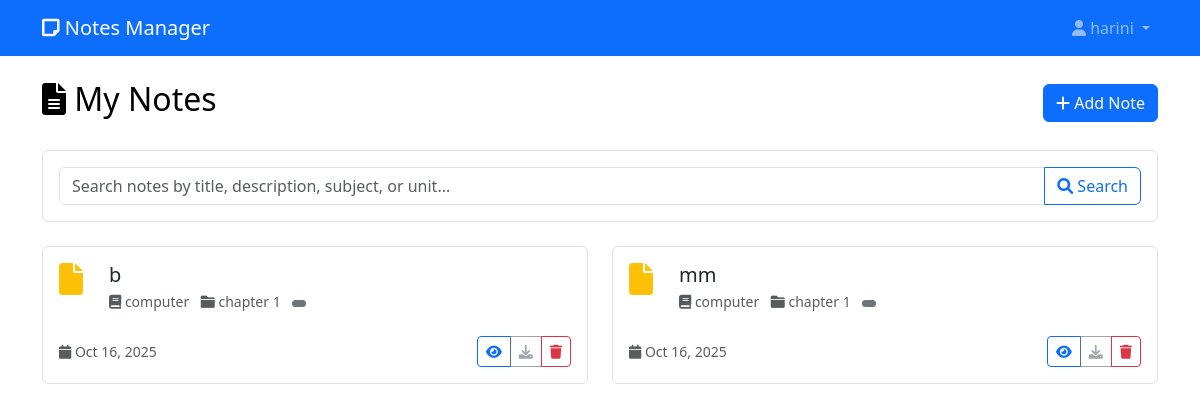
Page /notes (signed in) on the committed database.
### app.py (models this page shows)
class User(UserMixin, db.Model):
    id = db.Column(db.Integer, primary_key=True)
    username = db.Column(db.String(80), unique=True, nullable=False)
    email = db.Column(db.String(120), unique=True, nullable=False)
    password_hash = db.Column(db.String(120), nullable=False)
    created_at = db.Column(db.DateTime, default=datetime.utcnow)
    subjects = db.relationship('Subject', backref='user', lazy=True)
    notes = db.relationship('Note', backref='user', lazy=True)

class Note(db.Model):
    id = db.Column(db.Integer, primary_key=True)
    title = db.Column(db.String(200), nullable=False)
    description = db.Column(db.Text)
    filename = db.Column(db.String(255))
    file_path = db.Column(db.String(500))
    file_type = db.Column(db.String(50))
    created_at = db.Column(db.DateTime, default=datetime.utcnow)
    user_id = db.Column(db.Integer, db.ForeignKey('user.id'), nullable=False)
    subject_id = db.Column(db.Integer, db.ForeignKey('subject.id'), nullable=False)
    unit_id = db.Column(db.Integer, db.ForeignKey('unit.id'), nullable=False)

class Subject(db.Model):
    id = db.Column(db.Integer, primary_key=True)
    name = db.Column(db.String(100), nullable=False)
    description = db.Column(db.Text)
    created_at = db.Column(db.DateTime, default=datetime.utcnow)
    user_id = db.Column(db.Integer, db.ForeignKey('user.id'), nullable=False)
    units = db.relationship('Unit', backref='subject', lazy=True)
    notes = db.relationship('Note', backref='subject', lazy=True)  # Added this relationship

class Unit(db.Model):
    id = db.Column(db.Integer, primary_key=True)
    name = db.Column(db.String(100), nullable=False)
    description = db.Column(db.Text)
    created_at = db.Column(db.DateTime, default=datetime.utcnow)
    subject_id = db.Column(db.Integer, db.ForeignKey('subject.id'), nullable=False)
    notes = db.relationship('Note', backref='unit', lazy=True)

### app.py (the view)
@app.route('/notes')
@login_required
def notes():
    notes = Note.query.filter_by(user_id=current_user.id)\
        .join(Subject, Note.subject_id == Subject.id)\
        .join(Unit, Note.unit_id == Unit.id)\
        .order_by(Note.created_at.desc())\
        .all()
    subjects = Subject.query.filter_by(user_id=current_user.id).all()
    return render_template('notes.html', notes=notes, subjects=subjects)

### app.py (called while the page is built)
@login_manager.user_loader
def load_user(user_id):
    return User.query.get(int(user_id))

### templates/notes.html (shortened to what this page needs)
{% extends "base.html" %}
{% block content %}
<div class="d-flex justify-content-between align-items-center mb-4">
    <h2><i class="fas fa-file-alt"></i> My Notes</h2>
    <div>
        <a href="{{ url_for('add_note') }}" class="btn btn-primary">
            <i class="fas fa-plus"></i> Add Note
        </a>
    </div>
</div>
<div class="card mb-4">
    <div class="card-body">
        <form action="{{ url_for('search') }}" method="GET">
            <div class="input-group">
                <input type="text" class="form-control" name="q" placeholder="Search notes by title, description, subject, or unit..." value="{{ request.args.get('q', '') }}">
                <button class="btn btn-outline-primary" type="submit">
                    <i class="fas fa-search"></i> Search
                </button>
            </div>
        </form>
    </div>
</div>
{% if notes %}
<div class="row">
    {% for note in notes %}
    <div class="col-lg-6 mb-4">
        <div class="card note-card h-100">
            <div class="card-body">
                <div class="d-flex align-items-start mb-3">
                    {% if note.note_type == 'file' %}
                        <i class="fas fa-file-{{ 'pdf' if note.file_type == 'pdf' else 'word' if note.file_type in ['doc', 'docx'] else 'image' if note.file_type in ['jpg', 'png', 'jpeg', 'gif'] else 'alt' if note.file_type == 'txt' else 'file' }} text-primary file-icon fa-2x"></i>
                    {% elif note.note_type == 'text' %}
                        <i class="fas fa-edit text-success file-icon fa-2x"></i>
                    {% elif note.note_type == 'link' %}
                        <i class="fas fa-link text-info file-icon fa-2x"></i>
                    {% elif note.note_type == 'youtube' %}
                        <i class="fab fa-youtube text-danger file-icon fa-2x"></i>
                    {% else %}
                        <i class="fas fa-file text-warning file-icon fa-2x"></i>
                    {% endif %}
                    <div class="flex-grow-1 ms-3">
                        <h5 class="card-title mb-1">{{ note.title }}</h5>
                        <p class="card-text text-muted small mb-2">
                            <i class="fas fa-book"></i> {{ note.subject.name }}
                            <i class="fas fa-folder ms-2"></i> {{ note.unit.name }}
                            <span class="badge bg-secondary ms-2 text-capitalize">
                            </span>
                        </p>
                    </div>
                </div>
                <div class="d-flex justify-content-between align-items-center">
                    <small class="text-muted">
                        <i class="fas fa-calendar"></i> {{ note.created_at.strftime('%b %d, %Y') }}
                    </small>
                    <div class="btn-group">
                        <a href="{{ url_for('view_note', note_id=note.id) }}" class="btn btn-sm btn-outline-primary" title="View">
                            <i class="fas fa-eye"></i>
                        </a>
                        {% if note.note_type == 'file' %}
                        <a href="{{ url_for('download_note', note_id=note.id) }}" class="btn btn-sm btn-outline-success" title="Download">
                            <i class="fas fa-download"></i>
                        </a>
                        {% else %}
                        <button class="btn btn-sm btn-outline-secondary" title="Download not available" disabled>
                            <i class="fas fa-download"></i>
                        </button>
                        {% endif %}
                        <a href="{{ url_for('delete_note', note_id=note.id) }}"
                           class="btn btn-sm btn-outline-danger"
                           title="Delete"
                           onclick="return confirm('Are you sure you want to delete this note?')">
                            <i class="fas fa-trash"></i>
                        </a>
                    </div>
                </div>
            </div>
        </div>
    </div>
    {% endfor %}
</div>
{% endif %}
{% endblock %}

### templates/base.html (shortened to what this page needs)
<!DOCTYPE html>
<html lang="en" data-bs-theme="{{ theme }}">
<head>
    <link href="https://cdn.jsdelivr.net/npm/bootstrap@5.3.0/dist/css/bootstrap.min.css" rel="stylesheet">
    <link href="https://cdnjs.cloudflare.com/ajax/libs/font-awesome/6.0.0/css/all.min.css" rel="stylesheet">
    <link href="{{ url_for('static', filename='css/style.css') }}" rel="stylesheet">
</head>
<body>
    {% if current_user.is_authenticated %}
    <nav class="navbar navbar-expand-lg navbar-dark bg-primary">
        <div class="container">
            <a class="navbar-brand" href="{{ url_for('dashboard') }}">
                <i class="fas fa-sticky-note"></i> Notes Manager
            </a>
            <div class="navbar-nav ms-auto">
                <div class="nav-item dropdown">
                    <a class="nav-link dropdown-toggle" href="#" role="button" data-bs-toggle="dropdown">
                        <i class="fas fa-user"></i> {{ current_user.username }}
                    </a>
                </div>
            </div>
        </div>
    </nav>
    {% endif %}
    <div class="container mt-4">
        {% block content %}{% endblock %}
    </div>
</body>
</html>

### static/css/style.css (style rules this page uses)
:root { --primary-color: #007bff; --secondary-color: #6c757d; --success-color: #28a745; --danger-color: #dc3545; --warning-color: #ffc107; --info-color: #17a2b8; --light-color: #f8f9fa; --dark-color: #343a40; }
body { background-color: var(--bg-color, #ffffff); color: var(--text-color, #000000); transition: all 0.3s ease; }
.card { background-color: var(--card-bg, #ffffff); border: 1px solid var(--border-color, #dee2e6); }
.subject-card, .unit-card, .note-card { transition: transform 0.2s ease, box-shadow 0.2s ease; cursor: pointer; }
.file-icon { font-size: 2rem; margin-right: 10px; }

### rows in the picture
User: username "harini"
Note: title "b", subject.name "computer", unit.name "chapter 1", created_at "Oct 16, 2025"
Note: title "mm", subject.name "computer", unit.name "chapter 1", created_at "Oct 16, 2025"
